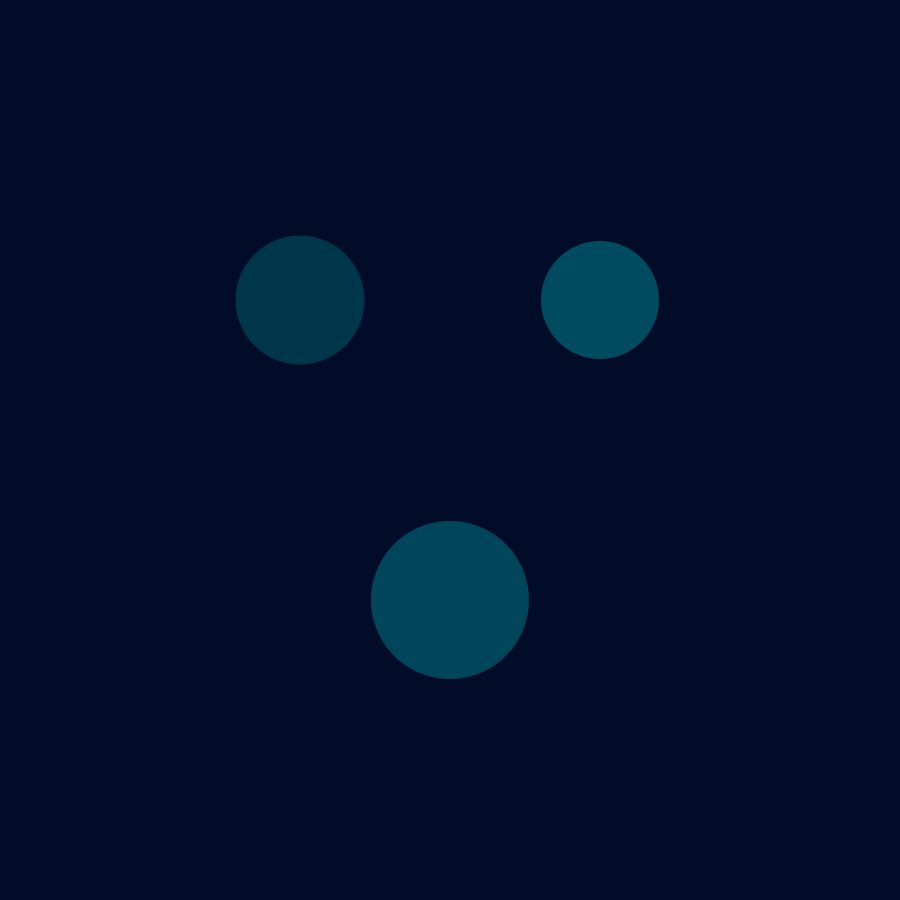
Frame 1 (no input)
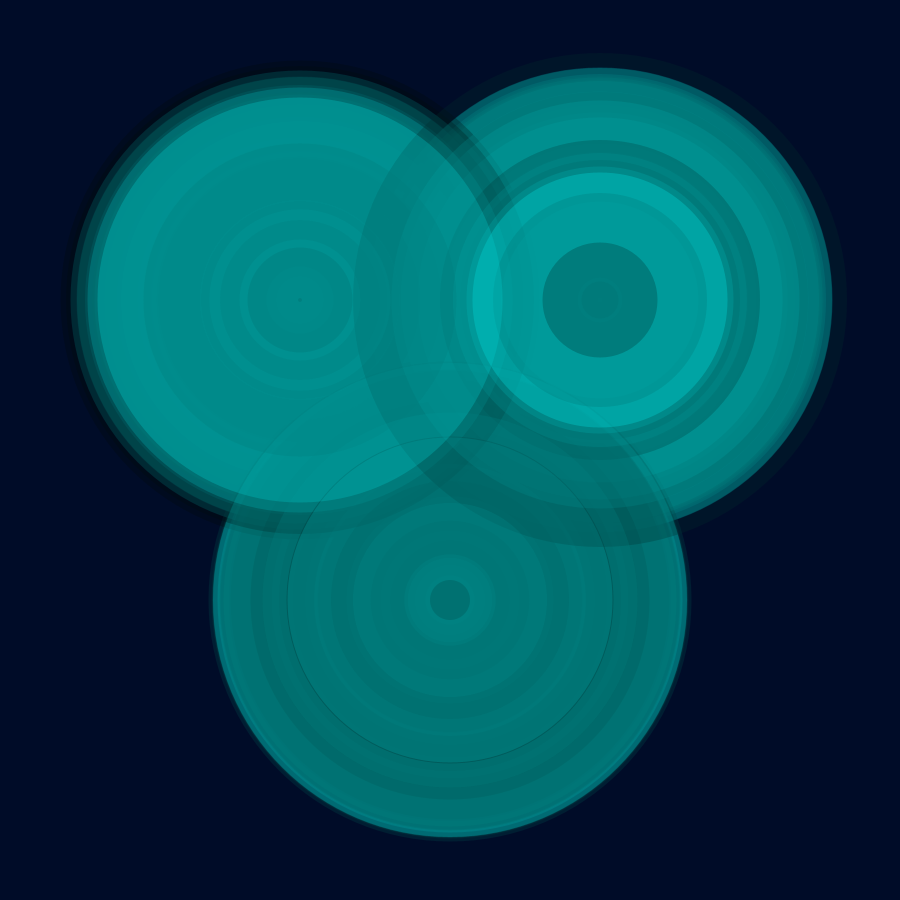
Frame 60 (the mouse pressed at the canvas centre just before this capture)
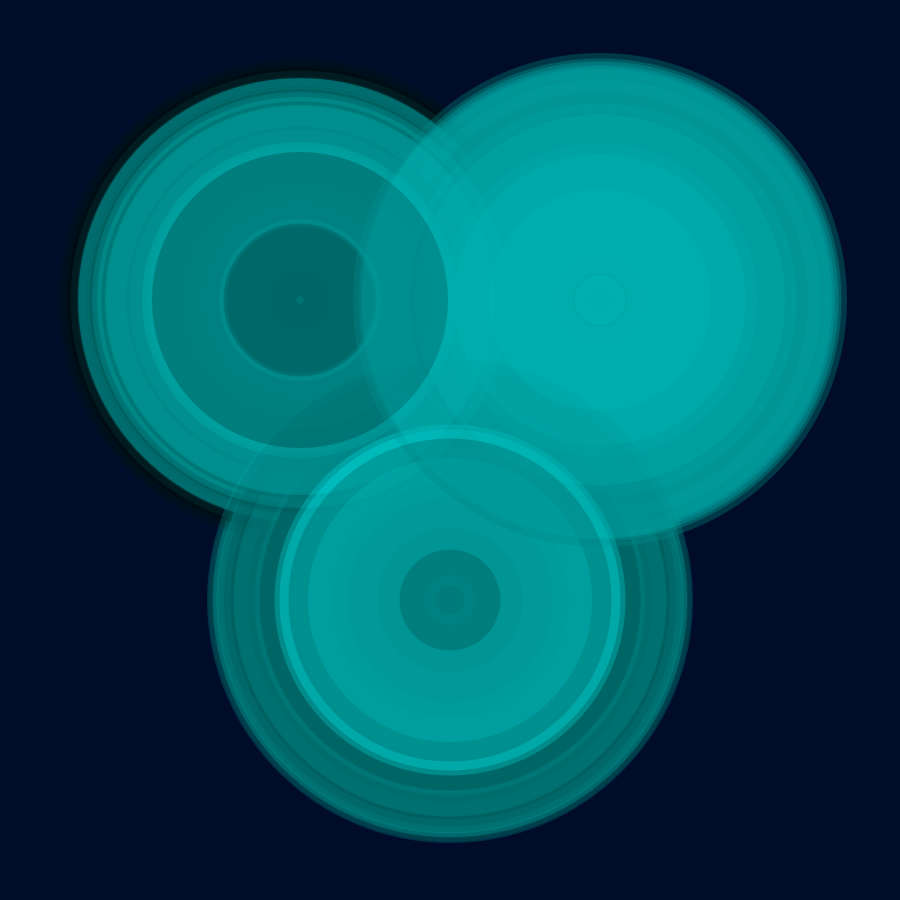
Frame 120 (the mouse held since frame 60 and released just before this capture)

The Processing sketch that drew these frames (run headless with seeded random() and noise(); from frame 60 on, the mouse is pressed at the canvas centre):

// Processing sketch: processing_60422
// ── processing_60422.pde

void setup(){
    background(0,12,40); 
  size(900,900);
  smooth();
}
void draw (){
  frameRate(10);

  soothingcircle(300,300);
  soothingcircle(600,300);
  soothingcircle(450,600);
}
void soothingcircle(int h,int w){
  int x= int(random(0,255));
  int y= int(random(0,500));
  noStroke();
  fill(0,x,x,70);
  ellipse(h,w,y,y);
}
